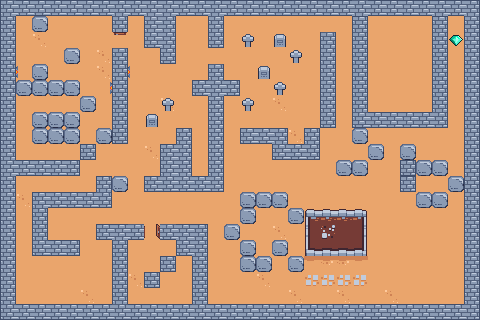

Rendered tile map (Tiled .tmx) drawn with the repository's tilesets; below, a short description and the map source with its tile grids summarised:
An orthogonal 30x20 tile map with 16x16 px tiles, 5 tile layers (ground, obstacle, moving-obstacle, diamond, ...), 20 tilesets and 42 objects (5x powerup-bow, 3x powerup-energy, 2x fire-flame-enemy-right, 2x monster-enemy-red, 2x powerup-sword, ...).

<map version="1.11" tiledversion="1.11.0" orientation="orthogonal" renderorder="right-down" width="30" height="20" tilewidth="16" tileheight="16" infinite="0" nextlayerid="32" nextobjectid="124">
 <tileset firstgid="1" source="../tsx/single-wall.tsx" />
 <tileset firstgid="17" source="../tsx/player.tsx" />
 <tileset firstgid="57" source="../tsx/ghost-enemy.tsx" />
 <tileset firstgid="69" source="../tsx/monster-enemy-red.tsx" />
 <tileset firstgid="77" source="../tsx/monster-enemy-green.tsx" />
 <tileset firstgid="85" source="../tsx/monster-enemy-blue.tsx" />
 <tileset firstgid="93" source="../tsx/collectable.tsx" />
 <tileset firstgid="109" source="../tsx/door.tsx" />
 <tileset firstgid="121" source="../tsx/spider-enemy-medium.tsx" />
 <tileset firstgid="141" source="../tsx/spider-enemy-small.tsx" />
 <tileset firstgid="161" source="../tsx/spider-enemy-big.tsx" />
 <tileset firstgid="181" source="../tsx/powerup.tsx" />
 <tileset firstgid="199" source="../tsx/fire-flame-enemy.tsx" />
 <tileset firstgid="207" source="../tsx/ground.tsx" />
 <tileset firstgid="287" source="../tsx/misc.tsx" />
 <tileset firstgid="319" source="../tsx/building.tsx" />
 <tileset firstgid="367" source="../tsx/bat-enemy.tsx" />
 <tileset firstgid="375" source="../tsx/teleport.tsx" />
 <tileset firstgid="399" source="../tsx/octopus-enemy.tsx" />
 <tileset firstgid="431" source="../tsx/single-wall-l2.tsx" />
 <layer id="1" name="ground" width="30" height="20">
  <data>[600 cells, 600 non-empty, 9 distinct tile ids]</data>
 </layer>
 <objectgroup id="16" name="major-game-item">
  <object id="31" name="player" gid="17" x="448" y="112" width="16" height="16">
   <properties>
    <property name="speed" type="float" value="5" />
   </properties>
  </object>
  <object id="80" name="exit-point" gid="287" x="448" y="32" width="16" height="16" />
  <object id="87" name="check-point" gid="298" x="336" y="112" width="16" height="16" />
  <object id="123" name="boss-point" gid="399" x="352" y="48" width="48" height="48" />
 </objectgroup>
 <layer id="2" name="obstacle" width="30" height="20">
  <data>[600 cells, 197 non-empty, 28 distinct tile ids]</data>
 </layer>
 <layer id="17" name="moving-obstacle" width="30" height="20">
  <data>[600 cells, 37 non-empty, 1 distinct tile ids]</data>
 </layer>
 <group id="9" name="enemy">
  <objectgroup id="30" name="octopus-enemy">
   <object id="121" name="octopus-enemy" gid="399" x="160" y="304" width="48" height="48">
    <properties>
     <property name="damage_power" type="int" value="8" />
     <property name="energy" type="int" value="400" />
     <property name="is_boss" type="bool" value="false" />
     <property name="score" type="int" value="250" />
     <property name="speed" type="float" value="3" />
     <property name="start_delay" type="int" value="5" />
    </properties>
   </object>
  </objectgroup>
  <objectgroup id="27" name="bat-enemy">
   <object id="82" name="bat-enemy" gid="367" x="352" y="160" width="16" height="16">
    <properties>
     <property name="damage_power" type="int" value="2" />
     <property name="energy" type="int" value="500" />
     <property name="points_path" value="3,0 | 0,2 | 1,0" />
     <property name="score" type="int" value="50" />
     <property name="speed" type="float" value="3" />
     <property name="start_delay" type="int" value="50" />
    </properties>
   </object>
  </objectgroup>
  <objectgroup id="11" name="ghost-enemy">
   <properties>
    <property name="speed" type="float" value="1" />
   </properties>
   <object id="36" name="ghost-enemy-grey" gid="57" x="272" y="112" width="16" height="16">
    <properties>
     <property name="damage_power" type="int" value="1" />
     <property name="speed" type="float" value="3" />
    </properties>
   </object>
   <object id="43" name="ghost-enemy-white" gid="61" x="416" y="64" width="16" height="16">
    <properties>
     <property name="damage_power" type="int" value="3" />
     <property name="speed" type="float" value="1" />
    </properties>
   </object>
   <object id="44" name="ghost-enemy-green" gid="65" x="64" y="272" width="16" height="16">
    <properties>
     <property name="damage_power" type="int" value="5" />
     <property name="speed" type="float" value="5" />
    </properties>
   </object>
  </objectgroup>
  <objectgroup id="12" name="spider-enemy">
   <properties>
    <property name="motion_schedule" value="0" />
    <property name="net_length" type="int" value="1" />
    <property name="speed" type="float" value="1" />
   </properties>
   <object id="64" name="spider-enemy-medium" gid="121" x="96" y="32" width="16" height="16">
    <properties>
     <property name="damage_power" type="int" value="3" />
     <property name="energy" type="int" value="200" />
     <property name="motion_schedule" value="0, 60, 30" />
     <property name="net_length" type="int" value="3" />
     <property name="score" type="int" value="125" />
     <property name="speed" type="float" value="4" />
    </properties>
   </object>
   <object id="66" name="spider-enemy-small" gid="141" x="48" y="32" width="16" height="16">
    <properties>
     <property name="damage_power" type="int" value="1" />
     <property name="energy" type="int" value="100" />
     <property name="motion_schedule" value="0, 60, 30" />
     <property name="net_length" type="int" value="3" />
     <property name="score" type="int" value="80" />
     <property name="speed" type="float" value="2" />
    </properties>
   </object>
   <object id="67" name="spider-enemy-big" gid="161" x="64" y="32" width="16" height="16">
    <properties>
     <property name="damage_power" type="int" value="5" />
     <property name="energy" type="int" value="400" />
     <property name="motion_schedule" value="0, 60, 30" />
     <property name="net_length" type="int" value="1" />
     <property name="score" type="int" value="150" />
     <property name="speed" type="float" value="2" />
    </properties>
   </object>
  </objectgroup>
  <objectgroup id="18" name="fire-flame-enemy">
   <properties>
    <property name="direction" value="left" />
    <property name="fire_length" type="int" value="3" />
    <property name="motion_schedule" value="0" />
    <property name="speed" type="float" value="1" />
   </properties>
   <object id="77" name="fire-flame-enemy-right" gid="203" x="128" y="80" width="16" height="16">
    <properties>
     <property name="damage_power" type="int" value="12" />
     <property name="direction" value="right" />
     <property name="fire_length" value="2" />
     <property name="motion_schedule" value="0, 10, 20" />
     <property name="speed" type="float" value="2" />
    </properties>
   </object>
   </objectgroup>
  <objectgroup id="19" name="monster-enemy">
   <!-- 4 objects omitted --></objectgroup>
 </group>
 <group id="22" name="collectable">
  <layer id="4" name="diamond" width="30" height="20">
   <properties>
    <property name="score" type="int" value="500" />
   </properties>
   <data>[600 cells, 1 non-empty, 1 distinct tile ids]</data>
  </layer>
  <objectgroup id="29" name="spell">
   <!-- 3 objects omitted --></objectgroup>
  <objectgroup id="23" name="key">
   <!-- 2 objects omitted --></objectgroup>
  <objectgroup id="26" name="powerup">
   <!-- 12 objects omitted --></objectgroup>
 </group>
 <objectgroup id="25" name="door">
  <!-- 2 objects omitted --></objectgroup>
 <objectgroup id="28" name="teleport">
  <!-- 4 objects omitted --></objectgroup>
 <layer id="31" name="removable-obstacle" width="30" height="20">
  <data>[600 cells, 18 non-empty, 5 distinct tile ids]</data>
 </layer>
</map>
<!-- 29 of 42 objects omitted -->
